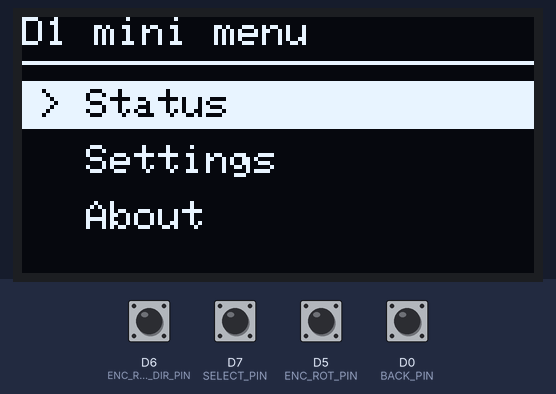
The program below on a simulated ESP8266 (Wemos D1 mini). Parts: 128×64 one-colour display. The test bench sets the inputs (shaded band); at power-on: D0 (BACK_PIN), D5 (ENC_ROT_PIN), D6 (ENC_ROT_DIR_PIN), D7 (SELECT_PIN) HIGH. What the program prints to the serial monitor is not drawn.

Above: at 1.3 s.
1.4 s: D7 (SELECT_PIN) pulled LOW for 0.15 s
At 2.6 s:
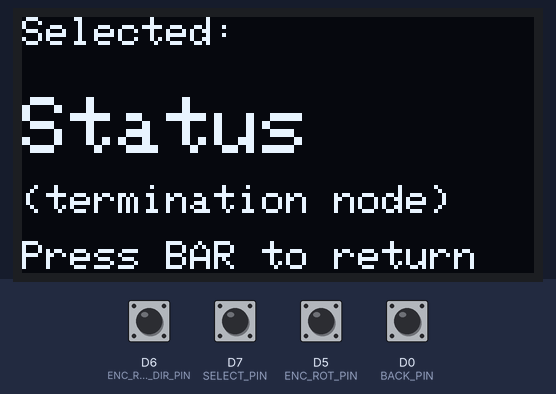
3.0 s: D5 (ENC_ROT_PIN) pulled LOW for 0.15 s
At 3.6 s:
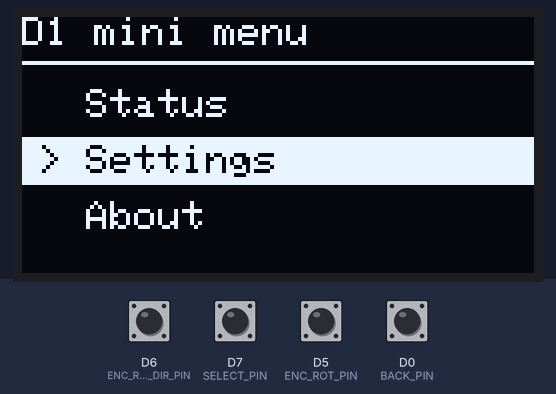
4.6 s: D7 (SELECT_PIN) pulled LOW for 1 s
At 5.1 s:
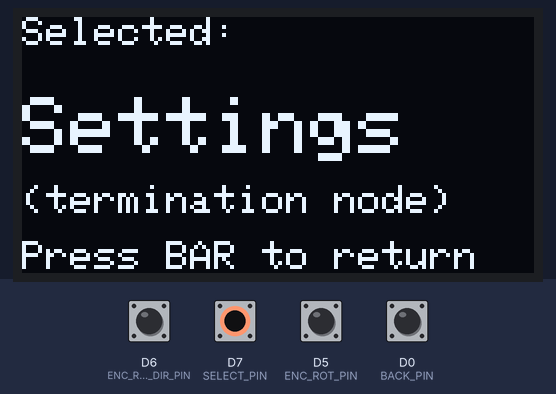
7.1 s: D5 (ENC_ROT_PIN) pulled LOW for 1 s
At 7.9 s:
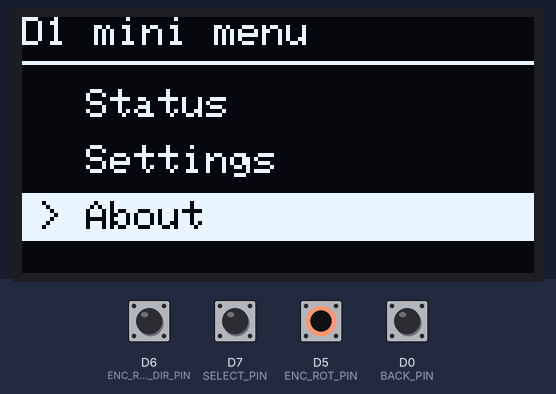
9.6 s: D7 (SELECT_PIN) pulled LOW for 0.15 s
At 10.1 s:
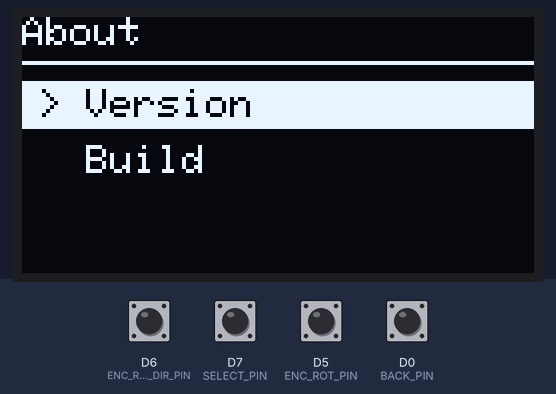
11.2 s: D0 (BACK_PIN) pulled LOW for 0.15 s
At 12.5 s:
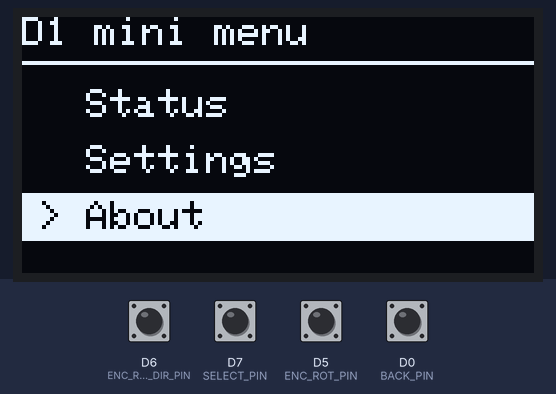
Timing chart, 0 to 13.8 s (numbered marks = the images above; inputs shaded):
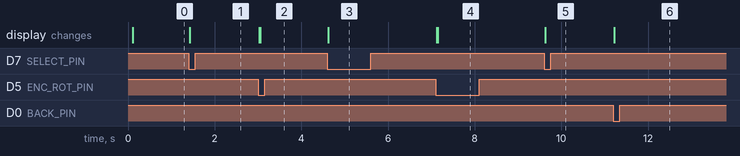

The program:

main.cpp
```cpp
#include <Arduino.h>
#include <Wire.h>
#include <Adafruit_GFX.h>
#include <Adafruit_SH110X.h>

#include "Menu.h"


// Pin definitions for the rotary encoder and buttons
constexpr uint8_t ENC_ROT_PIN       = 14;   // Wemos D5, TRA
constexpr uint8_t ENC_ROT_DIR_PIN   = 12;   // Wemos D6, TRB
constexpr uint8_t SELECT_PIN        = 13;   // Wemos D7, PSH
constexpr uint8_t BACK_PIN          = 16;   // Wemos D0, BAR

enum class EncoderMovement {
  None = 0,
  Clockwise = 1,
  AntiClockwise = -1
};

// OLED display configuration
constexpr uint8_t OLED_ADDRESS      = 0x3C;
constexpr uint8_t OLED_SDA          = 4;    // Wemos D2
constexpr uint8_t OLED_SCL          = 5;    // Wemos D1
constexpr int16_t OLED_WIDTH        = 128;
constexpr int16_t OLED_HEIGHT       = 64;


//ref:https://javl.github.io/image2cpp/
const uint8_t oled_image[] = {
0x21,0x21,0x21,0x01,0x09,0x09,0x09,0x08,0x3F,0xFF,0xFF,0xFF,0xFF,0xFF,0xC0,0x00,
0x00,0x22,0x00,0x04,0x40,0x00,0x88,0x0F,0xFF,0xFF,0xFF,0xFF,0xFF,0xFF,0xFF,0x44,
0x00,0x22,0x00,0x04,0x40,0x00,0x88,0x3F,0xFF,0xFF,0xFF,0xFF,0xFF,0xFF,0xFF,0xC0,
0x80,0x08,0x80,0x11,0x10,0x02,0x22,0xFF,0xFF,0xFF,0xFF,0xFF,0xFF,0xFF,0xFF,0xE2,
0x00,0x80,0x09,0x00,0x02,0x10,0x00,0xFF,0xFF,0xFF,0xFF,0xFF,0xFF,0xFF,0xFF,0xFC,
0x00,0x41,0x00,0x02,0x00,0x00,0x05,0xFF,0xFF,0xFF,0xFF,0xFF,0xFF,0xFF,0xFF,0xF8,
0x00,0x20,0x00,0x00,0x00,0x00,0x03,0xFF,0xFF,0xFF,0xFF,0xFF,0xFF,0xFF,0xFF,0xF8,
0x04,0x20,0x12,0x00,0x04,0x24,0x03,0xFF,0xFF,0xFF,0xFF,0xFF,0xFF,0xFF,0xFF,0xFC,
0x00,0x01,0x00,0x08,0x04,0x00,0x13,0xFF,0xFF,0xFF,0xFF,0xFF,0xFF,0xFF,0xFF,0xFC,
0x81,0x02,0x40,0x00,0x04,0x80,0x07,0xFF,0xFF,0xFF,0xFF,0xFF,0xFF,0xFF,0xFF,0xFC,
0xFB,0x07,0xC0,0x00,0x00,0x00,0x07,0xFF,0xFF,0xFF,0xFF,0xFF,0xFF,0xFF,0xFF,0xFE,
0xFC,0x4F,0xC0,0x00,0x44,0x00,0x07,0xC4,0x00,0x3F,0xFF,0xE9,0xFF,0xFF,0xFF,0xFE,
0xFE,0x0F,0x80,0x00,0x20,0x09,0x07,0xD0,0x44,0x3F,0xFF,0xE1,0xFF,0xFF,0xFF,0xFE,
0xFC,0x0F,0x80,0x00,0x0E,0x02,0x87,0xC0,0x11,0x3F,0xFF,0xF9,0xFF,0xFF,0xFF,0xFE,
0x7C,0x0F,0xC0,0x00,0x00,0x01,0x0F,0xC8,0x02,0x3F,0xFF,0xE1,0xFF,0xFF,0xFF,0xFE,
0x7E,0x5F,0xB0,0x00,0x00,0x00,0x0F,0xC0,0x00,0x3F,0xFF,0xE3,0xFF,0xFF,0xFF,0xFE,
0x3E,0x1F,0x22,0x00,0x80,0x05,0x8F,0xFE,0x0F,0xFF,0xFF,0xE9,0xFF,0xFF,0xFF,0xFE,
0x3E,0x1F,0x10,0x00,0x02,0x20,0x0F,0xFE,0x0F,0xFF,0xFF,0xE1,0xFF,0xFF,0xFF,0xFF,
0xBE,0x1F,0x80,0x14,0x00,0x20,0xAF,0xFE,0x0F,0xFF,0xFF,0xE9,0xFF,0xFF,0xFF,0xFF,
0x3E,0x1F,0x00,0x84,0x11,0x01,0x2F,0xFE,0x0F,0xFF,0xFF,0xE1,0xFF,0xFF,0xFF,0xFF,
0x1F,0x3F,0x04,0x1C,0x00,0x01,0x6F,0xFE,0x2F,0xFF,0xFF,0xE5,0xF7,0xFF,0xFF,0xFF,
0x3F,0xBE,0x0F,0xE0,0x3E,0x1F,0x0F,0xFE,0x0F,0x83,0xC1,0xE1,0xC3,0xFE,0x03,0xFF,
0x1F,0x7E,0x5F,0xFC,0x3E,0x7F,0x0F,0xFE,0x0F,0x83,0xD9,0xF1,0x81,0xFC,0x05,0xFF,
0x1F,0x3D,0x3F,0xF8,0xBE,0x7F,0x0F,0xFE,0x8F,0x83,0xC1,0xF1,0x02,0xFC,0x01,0xFF,
0x7F,0xFC,0xBF,0xFD,0x3E,0x1F,0x0F,0xFE,0x0F,0x87,0xC1,0xE0,0x02,0xF8,0x02,0xFF,
0x0F,0xFC,0x3F,0xFF,0x3E,0x1F,0x0F,0xFE,0x1F,0x8B,0xC1,0xE0,0x00,0xF0,0x00,0x7F,
0xAF,0xFC,0x7C,0x7C,0x7E,0x1F,0x2F,0xFE,0x0F,0x8B,0xC9,0xE0,0xE4,0xF0,0x70,0x7F,
0x47,0xF8,0x7C,0x3C,0x3E,0x3F,0x0F,0xFE,0x0F,0x83,0xD1,0xE1,0xF0,0xF0,0x70,0xFF,
0x07,0xF8,0x7C,0x3C,0x3E,0x1F,0x0F,0xFE,0x8F,0x83,0xC1,0xE9,0xE0,0xF1,0xF8,0x7F,
0x07,0xFA,0x7E,0x7C,0x3E,0x1F,0x2F,0xFE,0x8F,0x83,0xC1,0xE3,0xF0,0xF9,0xF8,0x7F,
0x87,0xFC,0x7C,0x3E,0x3E,0x1F,0x0F,0xFE,0x0F,0x83,0xC1,0xE1,0xF0,0xF0,0xF8,0x7F,
0x83,0xF0,0x7C,0x3D,0x3E,0x1F,0x2F,0xFE,0x0F,0x83,0xD1,0xE1,0xF2,0xF0,0xF8,0x7F,
0x03,0xF0,0x7C,0x3E,0xBE,0x1F,0x0F,0xFE,0xAF,0x8F,0xC1,0xE1,0xF2,0xF0,0xFE,0x7F,
0x8B,0xF8,0x7C,0x3E,0x3E,0x9F,0x3F,0xFE,0x0F,0x83,0xC1,0xF1,0xF0,0xF9,0x00,0x3F,
0x13,0xF0,0x7C,0x3E,0x3E,0x9F,0x0F,0xFE,0x1F,0x8B,0xD3,0xE1,0xF4,0xF0,0x20,0x3F,
0x03,0xF0,0x7C,0x3E,0x3E,0x1F,0x0F,0xFE,0x0F,0x83,0xC1,0xE9,0xF0,0xF0,0x00,0x7F,
0x07,0xF0,0x7C,0x3E,0x3E,0x1F,0x0F,0xFE,0x2F,0x83,0xC1,0xE1,0xF0,0xF4,0x00,0x7F,
0x6F,0xF1,0x7E,0x3E,0x3E,0x1F,0x8F,0xFE,0x0F,0x8B,0xC1,0xE1,0xF0,0xF0,0xFF,0xFF,
0xC3,0xF8,0x7C,0x3E,0x3E,0x1F,0x0F,0xFE,0x8F,0x83,0xD1,0xE1,0xF0,0xF0,0xFF,0xFF,
0x23,0xF0,0x7D,0x3E,0x3F,0x1F,0x0F,0xFE,0x0F,0x83,0xC1,0xE1,0xF0,0xF0,0xFF,0xFF,
0x83,0xF0,0x7C,0x7E,0x3E,0x1F,0x0F,0xFE,0x1F,0x83,0xC1,0xE1,0xF2,0xF0,0xFF,0xFF,
0x03,0xF0,0xFC,0x3E,0xBE,0x1F,0x0F,0xFE,0x0F,0x83,0xC3,0xE1,0xF0,0xFA,0xFC,0x3F,
0x03,0xF0,0xFE,0x3E,0x3E,0x1F,0x1F,0xFE,0x5F,0x83,0xC9,0xE1,0xE0,0xF0,0xF8,0x7F,
0x03,0xF0,0x7E,0x3C,0x3E,0x1F,0x0F,0xFE,0x0F,0x83,0xC1,0xE1,0xF0,0xF0,0xF9,0x7F,
0x0B,0xF0,0x7C,0x3C,0x3E,0x1F,0x0F,0xFE,0x0F,0x83,0xC5,0xE1,0xE4,0xF0,0xF8,0x7F,
0x0F,0xF0,0xFE,0x3C,0x3E,0x7F,0x0F,0xFE,0x4F,0xD3,0xC1,0xE1,0xE0,0xF0,0x71,0x7F,
0x13,0xF8,0x7C,0x7C,0xBE,0x7F,0x4F,0xFE,0x0F,0x83,0x03,0xE0,0xE0,0xF8,0x74,0x7F,
0x03,0xF4,0x3F,0xFC,0x3F,0xFF,0x0F,0xFE,0x0F,0x90,0x01,0xE1,0x22,0xF0,0x00,0x7E,
0x07,0xF0,0x3F,0xFA,0x3F,0xFF,0x1F,0xFE,0x0F,0xE0,0x0B,0xE0,0x00,0xF8,0x00,0xFE,
0x23,0xFD,0x1F,0xF8,0x1F,0xDF,0x0F,0xFE,0x0F,0xD0,0x61,0xE9,0x12,0xF8,0x01,0xFE,
0x13,0xF4,0x0F,0xF5,0x1F,0xBF,0x07,0xFE,0x0F,0xC0,0xC1,0xE5,0x89,0xFC,0xC1,0xFE,
0x03,0xF0,0x07,0xE0,0x0F,0x5F,0x0F,0xFE,0x1F,0xE1,0xC5,0xE1,0xC3,0xFF,0x03,0xFE,
0x41,0x00,0x50,0x29,0x00,0x00,0x17,0xFF,0xFF,0xFF,0xFF,0xFF,0xFF,0xFF,0xFF,0xFE,
0x80,0x00,0x20,0x04,0x00,0x00,0x07,0xFF,0xFF,0xFF,0xFF,0xFF,0xFF,0xFF,0xFF,0xFE,
0x08,0x40,0x10,0x00,0x3A,0x15,0x27,0xFF,0xFF,0xFF,0xFF,0xFF,0xFF,0xFF,0xFF,0xFC,
0x10,0x04,0x00,0x50,0x20,0x50,0x03,0xFF,0xFF,0xFF,0xFF,0xFF,0xFF,0xFF,0xFF,0xFE,
0x40,0x02,0x00,0x00,0x08,0x80,0x03,0xFF,0xFF,0xFF,0xFF,0xFF,0xFF,0xFF,0xFF,0xFC,
0x00,0x20,0x40,0x80,0x08,0x14,0x03,0xFF,0xFF,0xFF,0xFF,0xFF,0xFF,0xFF,0xFF,0xF8,
0x40,0x20,0x30,0x11,0x88,0x00,0x09,0xFF,0xFF,0xFF,0xFF,0xFF,0xFF,0xFF,0xFF,0xF8,
0x02,0x18,0x40,0x02,0x22,0x00,0x12,0xFF,0xFF,0xFF,0xFF,0xFF,0xFF,0xFF,0xFF,0xF0,
0x64,0x40,0x48,0x04,0x00,0x61,0x00,0x7F,0xFF,0xFF,0xFF,0xFF,0xFF,0xFF,0xFF,0xE4,
0x00,0x00,0x20,0x10,0x80,0x10,0x02,0x3F,0xFF,0xFF,0xFF,0xFF,0xFF,0xFF,0xFF,0xC1,
0x00,0x00,0x08,0x00,0x02,0x00,0x61,0x07,0xFF,0xFF,0xFF,0xFF,0xFF,0xFF,0xFF,0x03,
0x00,0x28,0x00,0x00,0x00,0x00,0x00,0x00,0x0F,0xFF,0xFF,0xFF,0xFF,0xFF,0x00,0x00,
};

Adafruit_SH1106G display(OLED_WIDTH, OLED_HEIGHT, &Wire, -1);

// Menu tree, built as fixed static instances (no dynamic allocation).
extern Menu mainMenu;

MenuItem aboutMenuItems[] = {
  {"Version", nullptr},
  {"Build", nullptr},
};
Menu aboutMenu("About", aboutMenuItems, 2, &mainMenu);

MenuItem mainMenuItems[] = {
  {"Status", nullptr},
  {"Settings", nullptr},
  {"About", &aboutMenu},
};
Menu mainMenu("D1 mini menu", mainMenuItems, 3, nullptr);

Menu *activeMenu = &mainMenu;

int lastEncoderA = HIGH;
int lastSelect = HIGH;
int lastBack = HIGH;
unsigned long lastInputMs = 0;

// Forward declarations
bool inputReady();
EncoderMovement processRotaryEncoder();


void drawImage() {
  // 0x3C is default i2c adress in some cases MAY be different
  display.clearDisplay();
  display.setTextSize(2);
  display.setTextColor(SH110X_WHITE);
  display.drawBitmap(0, 0, oled_image, OLED_WIDTH, OLED_HEIGHT, SH110X_WHITE);
  display.display();
}


bool inputReady() {
  const unsigned long now = millis();
  if (now - lastInputMs < 35) return false;
  lastInputMs = now;
  return true;
}

void setup() {
  pinMode(ENC_ROT_PIN, INPUT_PULLUP);
  pinMode(ENC_ROT_DIR_PIN, INPUT_PULLUP);
  pinMode(SELECT_PIN, INPUT_PULLUP);
  pinMode(BACK_PIN, INPUT_PULLUP);
  lastEncoderA = digitalRead(ENC_ROT_PIN);

  Serial.begin(115200);
  delay(50);
  Serial.println(F("debug: boot menu"));

  Wire.begin(OLED_SDA, OLED_SCL);
  Wire.beginTransmission(OLED_ADDRESS);
  const uint8_t oledAck = Wire.endTransmission();
  Serial.print(F("debug: OLED 0x3C ACK="));
  Serial.println(oledAck);  // 0 means the display answered.
  display.begin(OLED_ADDRESS, true);
  activeMenu->draw(display);
}

EncoderMovement processRotaryEncoder() {
  EncoderMovement l_encodeResult = EncoderMovement::None;
  const int rotated = digitalRead(ENC_ROT_PIN);
  if (rotated != lastEncoderA && rotated == LOW && inputReady()) {
    if (digitalRead(ENC_ROT_DIR_PIN) == HIGH) {
      l_encodeResult = EncoderMovement::Clockwise;
      Serial.println(F("debug: encoder turn - clockwise"));
    } else {
      l_encodeResult = EncoderMovement::AntiClockwise;
      Serial.println(F("debug: encoder turn - anti-clockwise"));
    }
    activeMenu->draw(display);
  }
  lastEncoderA = rotated;
  return l_encodeResult;
}

void loop() {

  //
  // Check the rotary encoder and buttons, and update the menu selection accordingly.
  //
  EncoderMovement l_rotaryMotion = processRotaryEncoder();
  if (l_rotaryMotion == EncoderMovement::Clockwise) {
    activeMenu->selectNext();
    activeMenu->draw(display);
  } else if (l_rotaryMotion == EncoderMovement::AntiClockwise) {
    activeMenu->selectPrevious();
    activeMenu->draw(display);
  }

  const int l_selectNow = digitalRead(SELECT_PIN);
  if (lastSelect == HIGH && l_selectNow == LOW && inputReady()) {
    Serial.println(F("schematik-debug: select press"));
    Menu *submenu = activeMenu->selectedSubmenu();
    if (submenu != nullptr) {
      activeMenu = submenu;
      activeMenu->draw(display);
    } else {
      activeMenu->drawSelection(display);
    }
  }
  lastSelect = l_selectNow;

  const int l_backNow = digitalRead(BACK_PIN);
  if (lastBack == HIGH && l_backNow == LOW && inputReady()) {
    Serial.println(F("schematik-debug: back press"));
    if (activeMenu->parent() != nullptr) {
      activeMenu = activeMenu->parent();
    }
    activeMenu->draw(display);
  }
  lastBack = l_backNow;
}
```

Menu.cpp
```cpp
#include "Menu.h"

namespace {

// Menu layout constants
constexpr int16_t MENU_TITLE_Y                  = 0;
constexpr int16_t MENU_DIVIDER_Y                = 11;
constexpr int16_t MENU_ITEM_FIRST_Y             = 18;
constexpr int16_t MENU_ITEM_ROW_HEIGHT          = 14;
constexpr int16_t MENU_ITEM_HIGHLIGHT_HEIGHT    = 12;
constexpr int16_t MENU_ITEM_HIGHLIGHT_PAD_TOP   = 2;
constexpr int16_t MENU_MARKER_X                 = 4;
constexpr int16_t MENU_LABEL_X                  = 16;

} // namespace

Menu::Menu(const char *title, MenuItem *items, uint8_t itemCount, Menu *parent)
    : title_(title), items_(items), itemCount_(itemCount), parent_(parent) {}

void Menu::selectNext() {
  selectedIndex_ = (selectedIndex_ + 1) % itemCount_;
}

void Menu::selectPrevious() {
  selectedIndex_ = (selectedIndex_ + itemCount_ - 1) % itemCount_;
}

Menu *Menu::selectedSubmenu() const {
  return items_[selectedIndex_].submenu;
}

void Menu::draw(Adafruit_SH1106G &display) const {
  display.clearDisplay();
  display.setTextColor(SH110X_WHITE);
  display.setTextSize(1);
  display.setCursor(0, MENU_TITLE_Y);
  display.println(title_);
  display.drawFastHLine(0, MENU_DIVIDER_Y, display.width(), SH110X_WHITE);

  for (uint8_t i = 0; i < itemCount_; ++i) {
    const int16_t y = MENU_ITEM_FIRST_Y + (i * MENU_ITEM_ROW_HEIGHT);
    if (i == selectedIndex_) {
      display.fillRect(0, y - MENU_ITEM_HIGHLIGHT_PAD_TOP, display.width(),
                        MENU_ITEM_HIGHLIGHT_HEIGHT, SH110X_WHITE);
      display.setTextColor(SH110X_BLACK);
      display.setCursor(MENU_MARKER_X, y);
      display.print('>');
      display.setCursor(MENU_LABEL_X, y);
      display.print(items_[i].label);
      display.setTextColor(SH110X_WHITE);
    } else {
      display.setCursor(MENU_MARKER_X, y);
      display.print(' ');
      display.setCursor(MENU_LABEL_X, y);
      display.print(items_[i].label);
    }
  }
  display.display();
}

void Menu::drawSelection(Adafruit_SH1106G &display) const {
  display.clearDisplay();
  display.setTextColor(SH110X_WHITE);
  display.setTextSize(1);
  display.setCursor(0, 0);
  display.println(F("Selected:"));
  display.setTextSize(2);
  display.setCursor(0, 20);
  display.println(items_[selectedIndex_].label);
  display.setTextSize(1);
  display.setCursor(0, 42);
  display.println(F("(termination node)"));
  display.setCursor(0, 56);
  display.println(F("Press BAR to return"));
  display.display();
}
```

Menu.h
```cpp
#pragma once

#include <Adafruit_SH110X.h>

class Menu;

// A single row in a Menu. `submenu` is nullptr for a terminating (leaf) item.
struct MenuItem {
  const char *label;
  Menu *submenu;
};

// A reusable, instantiable menu screen: a title plus a fixed-capacity list
// of items. Selecting an item either navigates into its submenu (if any)
// or shows a terminating info screen. `parent` lets Back navigate up.
class Menu {
public:
  Menu(const char *title, MenuItem *items, uint8_t itemCount, Menu *parent = nullptr);

  void draw(Adafruit_SH1106G &display) const;
  void drawSelection(Adafruit_SH1106G &display) const;

  void selectNext();
  void selectPrevious();

  Menu *selectedSubmenu() const;
  Menu *parent() const { return parent_; }

private:
  const char *title_;
  MenuItem *items_;
  uint8_t itemCount_;
  uint8_t selectedIndex_ = 0;
  Menu *parent_;
};
```

Measured:
- after the input at 1.4 s, the display: changes at once (image 1)
- after the input at 3.0 s, the display: first changes at once (image 2 shows a later state)
- after the input at 4.6 s, the display: changes at once (image 3)
- after the input at 7.1 s, the display: first changes at once (image 4 shows a later state)
- after the input at 9.6 s, the display: changes at once (image 5)
- after the input at 11.2 s, the display: changes at once (image 6)
